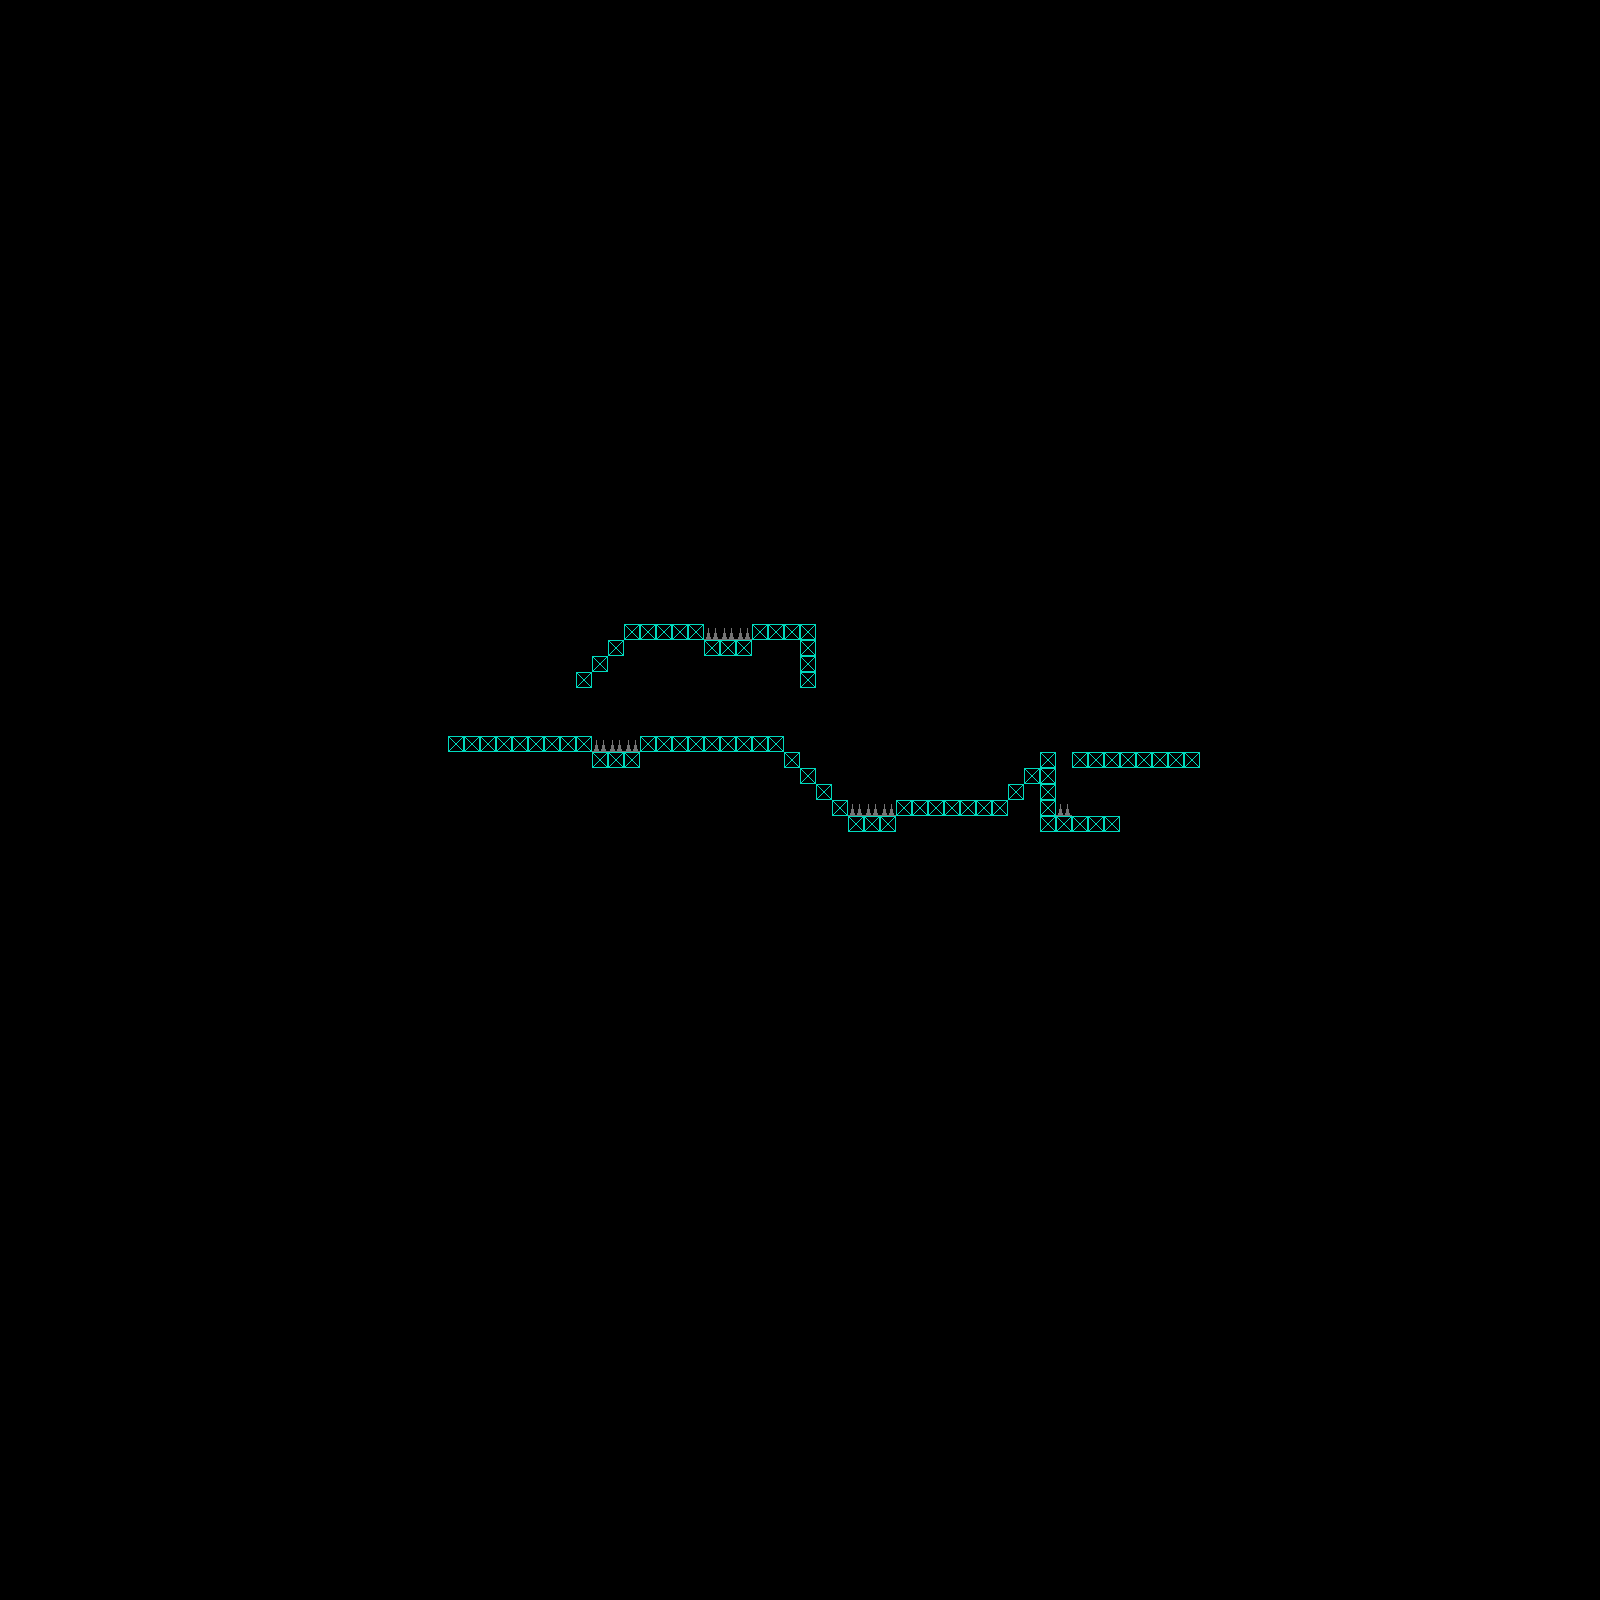

Tiled map render using the project's own tile images. Description and the map definition, with tile-layer contents summarised, below:
An orthogonal 100x100 tile map with 16x16 px tiles, 2 tile layers (Ground, Hazards) and 2 objects.

<map version="1.0" tiledversion="1.0.3" orientation="orthogonal" renderorder="right-down" width="100" height="100" tilewidth="16" tileheight="16" nextobjectid="1">
 <tileset firstgid="1" name="base_TileSet" tilewidth="16" tileheight="16" tilecount="64" columns="8">
  <image source="../../Art/GPJ_2D_Platformer_Sprites.png" width="128" height="128" />
  <tile id="16">
   <objectgroup draworder="index">
    <object id="9" x="0" y="0" width="16" height="16" />
   </objectgroup>
  </tile>
  <tile id="26">
   <objectgroup draworder="index">
    <object id="4" x="0" y="9" width="16" height="7" />
   </objectgroup>
  </tile>
 </tileset>
 <layer name="Ground" width="100" height="100">
  <properties>
   <property name="unity:layer" value="Ground" />
   <property name="unity:tag" value="Ground" />
  </properties>
  <data>[10000 cells, 72 non-empty, 1 distinct tile ids]</data>
 </layer>
 <layer name="Hazards" width="100" height="100">
  <properties>
   <property name="unity:isTrigger" type="bool" value="true" />
  </properties>
  <data>[10000 cells, 10 non-empty, 1 distinct tile ids]</data>
 </layer>
</map>
